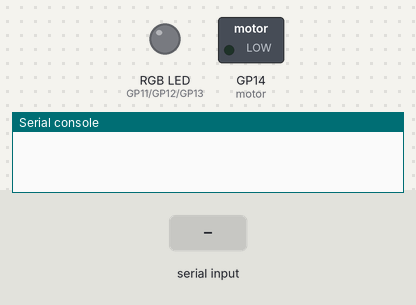
Recording of a program running on a simulated Raspberry Pi Pico running MicroPython. On the bench: switched loads named in the program (green lamp = pin HIGH), an RGB LED mixed from three pins (HIGH = lit), the last lines printed to the serial console. Inputs (shaded band) come from the test bench.

Above: at 1.2 s.
1.3 s: "BUTTON_PRESSED\n" received over the second serial link
At 2.3 s:
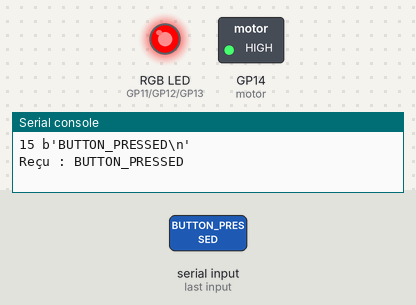
2.8 s: "STOP\n" received over the second serial link
At 3.6 s:
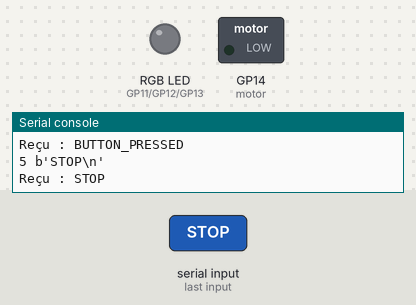
Timing chart, 0 to 5.8 s (numbered marks = the images above; inputs shaded):
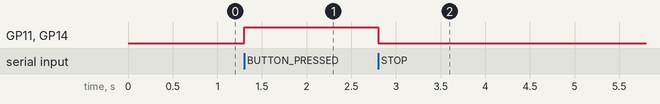

The program:

exclavev2.py
```python
from machine import UART, Pin
import time

# Configuration de l'UART sur le GPIO 0 (TX) et GPIO 1 (RX) pour le Pico
uart = UART(0, baudrate=38400)

# Configuration des périphériques (LED RGB et moteur)
led_red = Pin(11, Pin.OUT)
led_green = Pin(12, Pin.OUT)
led_blue = Pin(13, Pin.OUT)

motor = Pin(14, Pin.OUT)

# Fonction pour envoyer des données
def send_data(data):
    uart.write(data + "\n")  # Ajout d'un saut de ligne pour marquer la fin des données

# Fonction pour recevoir des données
def receive_data():
    if uart.any():
        data = uart.read()
        print(len(data), data)
        return data.decode('utf-8').strip()
    #    return uart.readline().decode('utf-8').strip()  # Décodage et suppression des espaces inutiles

# Fonction pour contrôler la LED RGB
def set_rgb_color(r, g, b):
    led_red.value(r)
    led_green.value(g)
    led_blue.value(b)

# Fonction pour contrôler le moteur
def control_motor(state):
    motor.value(state)


NbPress = 0

# Boucle principale
while True:
    # Réception des données Bluetooth
    incoming_data = receive_data()
    if incoming_data:
        print("Reçu :", incoming_data)

        # Analyse des commandes reçues
        if incoming_data == "BUTTON_PRESSED":
            # Allume la LED en rouge et démarre le moteur
            NbPress = NbPress + 1
            """
            if NbPress == 1 :
                set_rgb_color(0, 1, 1)
            elif NbPress == 2 :
                set_rgb_color(1, 1, 0)
            else  :
                set_rgb_color(1, 0, 1)
            """
            set_rgb_color(1, 0, 0)
            control_motor(1)
            send_data("LED ROUGE ET MOTEUR ON")
            if NbPress > 3:
                NbPress = 0
        elif incoming_data == "STOP":
            # Éteint la LED et arrête le moteur
            set_rgb_color(0, 0, 0)
            control_motor(0)
            send_data("LED OFF \r MOTEUR OFF")
        else:
            send_data("COMMANDE INCONNUE")

    # Pause pour éviter la saturation du buffer
    time.sleep(0.1)
```

Measured:
- after the input at 1.3 s, GP11 (led_red), GP14 (motor): LOW → HIGH at once
- after the input at 2.8 s, GP11 (led_red), GP14 (motor): HIGH → LOW at once
